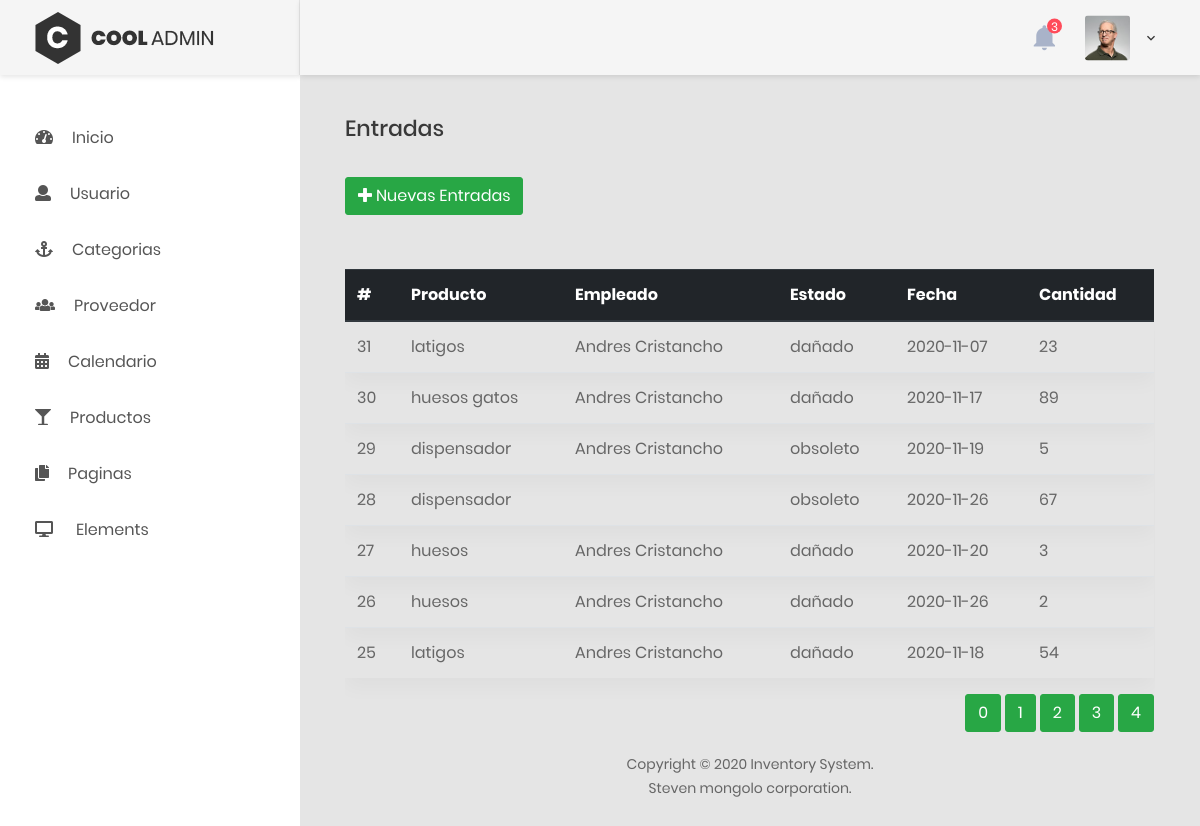
Screenshot of /entradas.php with the database file from the repository.
### tables this page shows
CREATE TABLE `entradas` (
  `identradas` int(11) NOT NULL COMMENT 'se guardara el id de las entradas',
  `producto_id` int(11) NOT NULL COMMENT 'en este campo se guardara el nombre del producto',
  `cantidad` int(11) NOT NULL COMMENT 'en este campo se guardara la cantidad que llega del producto',
  `fecha` date NOT NULL COMMENT 'en este campo se guardara la hora y la fecha de llegada del producto',
  `login_usuario_id` int(11) NOT NULL COMMENT 'en este campo se guardara el numero de documento que se registro ',
  `estado_id` int(11) NOT NULL COMMENT 'en este campo se guardara el estado que llego el producto ya sea bueno o malo'
);

CREATE TABLE `productos` (
  `id` int(11) NOT NULL,
  `nombre` varchar(45) NOT NULL,
  `descripcion` varchar(95) NOT NULL,
  `unidad_medida_id` int(11) NOT NULL,
  `categoria_id` int(11) NOT NULL,
  `estado_id` int(11) NOT NULL,
  `provedor_id` int(11) NOT NULL,
  `cantidad` int(11) NOT NULL
);

CREATE TABLE `estado` (
  `idestado` int(11) NOT NULL COMMENT 'se guarda la id del estado el producto',
  `tipo_estado` tinytext NOT NULL COMMENT 'se sellecciona si llego en buen o mal estado'
);

### controller/sql.php (called while the page is built, shortened)
<?php
require_once('controller/load.php');
function find_all_entradas($result_to_pages,$starts)
{
    $numb1= (int)$starts;
    $numb2= (int)$result_to_pages;
    global $pdo;
    $sql = $pdo->prepare('SELECT e.identradas, e.cantidad AS cantidad , e.fecha AS fecha, l.nombres, l.apellidos, es.tipo_estado, p.nombre  FROM entradas e  LEFT JOIN login_usuario l ON e.login_usuario_id = l.id LEFT JOIN estado es ON e.estado_id= es.idestado LEFT JOIN productos p ON e.producto_id = p.id ORDER BY identradas DESC LIMIT '.$numb1 .",".$numb2 );
    $sql->execute();
    $result = $sql->fetchAll();
    return $result;
}

### entradas.php (the view, shortened to what this page needs)
<?php
require_once('controller/load.php');
include_once("layouts/header.php");
$result_to_pages = 7;
$countsql = $pdo->prepare("SELECT COUNT(identradas) FROM entradas ORDER BY identradas DESC");
$countsql ->execute();
$row = $countsql->fetch();
$numbtotal = $row[0];
$numblink = ceil($numbtotal/$result_to_pages);
$page =$_GET['start'];
$starts = $page*$result_to_pages;
$entrada =find_all_entradas($result_to_pages,$starts);
?>
<h3 class="title-5 m-b-35">Entradas</h3>
<div class="table-data__tool">
    <div class="table-data__tool-right">
        <button type="button" class="btn btn-success openBtn" data-toggle="modal" data-target="#Modal">
            <i class="fa fa-plus mr-1" aria-hidden="true"></i>Nuevas Entradas
        </button>
    </div>
</div>
<div class="table-responsive">
    <table class="table">
        <thead class="thead-dark">
            <tr class="text-white">
                <th>#</th>
                <th>Producto</th>
                <th>Empleado</th>
                <th>Estado</th>
                <th>Fecha</th>
                <th>Cantidad</th>
            </tr>
        </thead>
        <tbody>
            <?php $i = 1;
            foreach ($entrada as $entradas) : ?>
                <tr class="tr-shadow">
                    <td><?= $entradas['identradas']?></td>
                    <td><?= $entradas['nombre'] ?></td>
                    <td><?= $entradas['nombres'].$entradas['apellidos'] ?></td>
                    <td><?= $entradas['tipo_estado'] ?></td>
                    <td><?= $entradas['fecha'] ?></td>
                    <td><?= $entradas['cantidad'] ?></td>
                </tr>
            <?php endforeach; ?>
        </tbody>
       <br>
         </table>
         <div class="float-right mt-3">
<?php for($e=0;$e<=$numblink;$e++): ?>
<a class="btn btn-success " href="entradas.php?start=<?=$e;?>"><?=$e;?></a>
<?php endfor ?>
</div>
</div>
<?php
include_once("layouts/footer.php");
?>

### rows the page displays
entradas: identradas "31", producto.nombre "latigos", login_usuario.nombres "Andres", login_usuario.apellidos "Cristancho", estado.tipo_estado "dañado", fecha "2020-11-07", cantidad "23"
entradas: identradas "30", producto.nombre "huesos gatos", login_usuario.nombres "Andres", login_usuario.apellidos "Cristancho", estado.tipo_estado "dañado", fecha "2020-11-17", cantidad "89"
entradas: identradas "29", producto.nombre "dispensador", login_usuario.nombres "Andres", login_usuario.apellidos "Cristancho", estado.tipo_estado "obsoleto", fecha "2020-11-19", cantidad "5"
entradas: identradas "28", producto.nombre "dispensador", estado.tipo_estado "obsoleto", fecha "2020-11-26", cantidad "67"
entradas: identradas "27", producto.nombre "huesos", login_usuario.nombres "Andres", login_usuario.apellidos "Cristancho", estado.tipo_estado "dañado", fecha "2020-11-20", cantidad "3"
entradas: identradas "26", producto.nombre "huesos", login_usuario.nombres "Andres", login_usuario.apellidos "Cristancho", estado.tipo_estado "dañado", fecha "2020-11-26", cantidad "2"
entradas: identradas "25", producto.nombre "latigos", login_usuario.nombres "Andres", login_usuario.apellidos "Cristancho", estado.tipo_estado "dañado", fecha "2020-11-18", cantidad "54"
